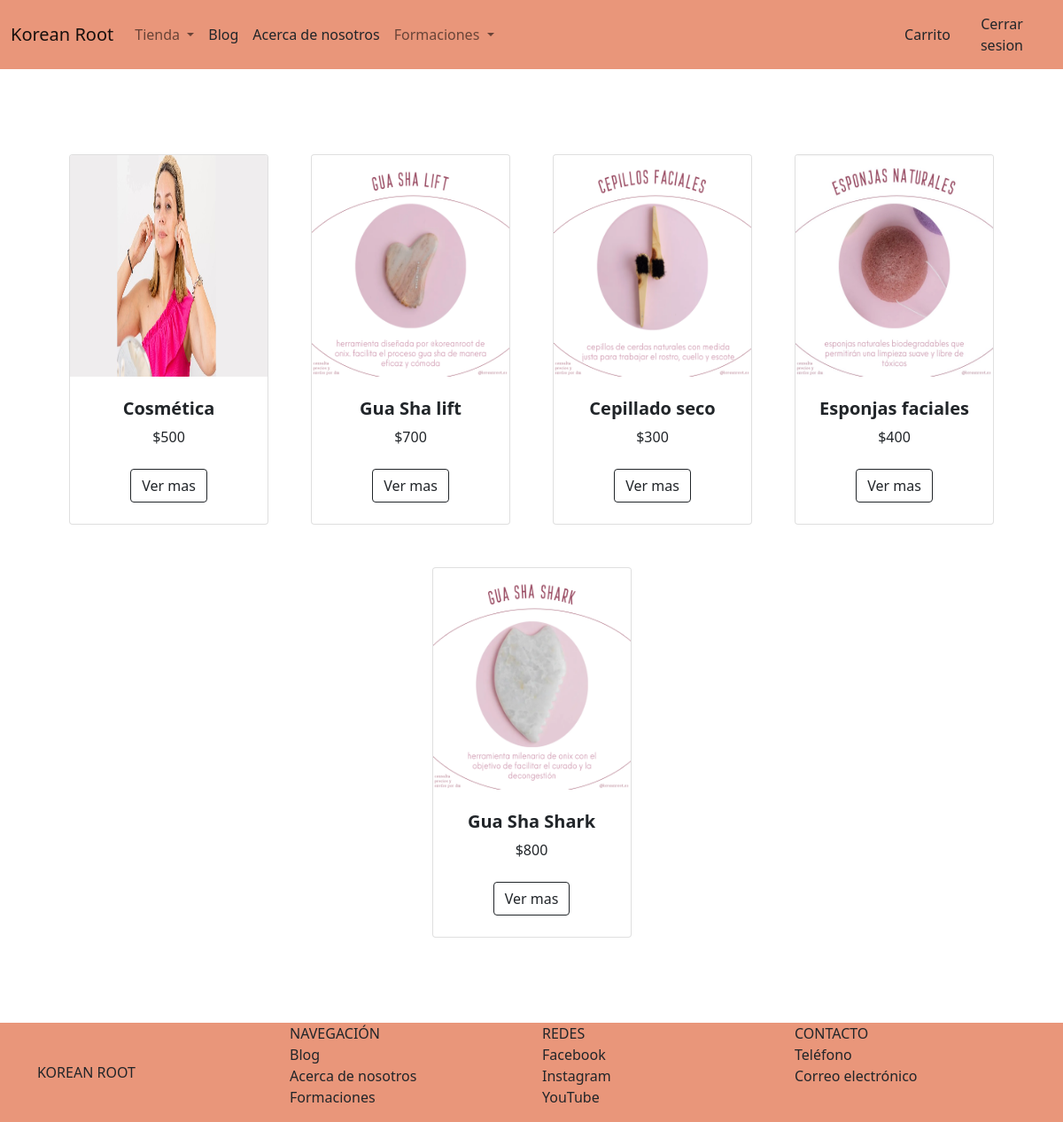
Page /tienda/capacitaciones/ (signed in) on the committed database.
### AppTienda/models.py (models this page shows, shortened)
class Capacitacion(models.Model):
    nombre = models.CharField(max_length=50)
    precio = models.IntegerField()
    descripcion = models.TextField()
    fecha_inicio = models.DateField(auto_now=False, auto_now_add=False, null = True, blank = True)
    imagen_miniatura = models.ImageField(upload_to='miniaturas_capacitaciones', default = 'miniaturacapacitaciondefault.jpg')
    imagen_portada = models.ImageField(upload_to='portadas_capacitaciones', default = 'portadacapacitaciondefault.jpg')
    link_capacitacion = models.CharField(max_length=255)

### AppTienda/views.py (the view)
# urls.py: path('capacitaciones/', views.capacitaciones, name="capacitaciones"),
def capacitaciones(request):
      cursos_lista = Capacitacion.objects.all()
      if cursos_lista.count() <= 0:
            messages.error(request, 'Aun no hay formaciones disponibles.')
      return render(request, 'AppTienda/formacion.html', {'cursos_lista': cursos_lista})

### AppTienda/templates/AppTienda/formacion.html
{% extends 'AppTienda/padre.html' %}
{% load static %}
{% block contenidoQueCambia %}
<section class="py-5">
    <div class="container px-4 px-lg-5 mt-5">
        <div class="row gx-4 gx-lg-5 row-cols-2 row-cols-md-3 row-cols-xl-4 justify-content-center">
            {% for curso in cursos_lista %}
                <div class="col mb-5">
                    <div class="card h-100">
                        <img class="card-img-top" src="{{curso.imagen_miniatura.url}}" alt="..." height="250" />
                        <div class="card-body p-4">
                            <div class="text-center">
                                <h5 class="fw-bolder">{{curso.nombre}}</h5>
                                ${{curso.precio}}
                            </div>
                        </div>
                        <div class="card-footer p-4 pt-0 border-top-0 bg-transparent">
                            <div class="text-center"><a class="btn btn-outline-dark mt-auto" href="{% url 'capacitacion_detalle' id=curso.id %}">Ver mas</a></div>
                        </div>
                    </div>
                </div>
            {% endfor %}
        </div>
    </div>
</section>
{% endblock %}

### AppTienda/templates/AppTienda/padre.html (style rules this page uses)
.body { background-color:rgb(255, 255, 255); display: flex; flex-direction: column; min-height: 100vh; }

### rows in the picture
Capacitacion: imagen_miniatura (picture), nombre "Cosmética", precio "500"
Capacitacion: imagen_miniatura (picture), nombre "Gua Sha lift", precio "700"
Capacitacion: imagen_miniatura (picture), nombre "Cepillado seco", precio "300"
Capacitacion: imagen_miniatura (picture), nombre "Esponjas faciales", precio "400"
Capacitacion: imagen_miniatura (picture), nombre "Gua Sha Shark", precio "800"
